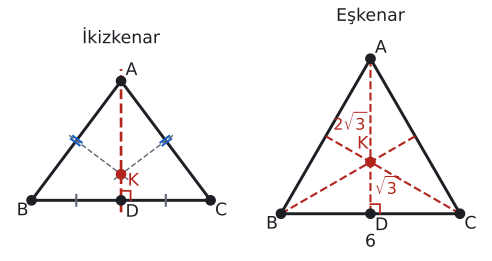

The Python source for this figure:
import sys; sys.path.insert(0, "tools")
from cizim import *

def uz(P, Q): return round(float(np.linalg.norm(np.asarray(P) - np.asarray(Q))), 3)
def ucgen(a, b, c):
    """|BC|=a, |CA|=b, |AB|=c. B orijinde, C x ekseninde."""
    x = (c**2 - b**2 + a**2) / (2 * a)
    return np.array([x, np.sqrt(c**2 - x**2)]), np.array([0.0, 0.0]), np.array([float(a), 0.0])
def ucgen_aci(A_, B_, a=6.0):
    """B ve A köşelerindeki açılar (derece) ve |BC|=a ile üçgen."""
    C_ = 180 - A_ - B_; c = a * np.sin(np.radians(C_)) / np.sin(np.radians(A_))
    return c * np.array([np.cos(np.radians(B_)), np.sin(np.radians(B_))]), np.array([0.0, 0.0]), np.array([a, 0.0])
def cevrel(A, B, C):
    """Kenar orta dikmelerin kesim noktası."""
    M = 2 * np.array([B - A, C - A]); r = np.array([B @ B - A @ A, C @ C - A @ A])
    return np.linalg.solve(M, r)
def kenar(ax, P, Q, metin, G, d=0.45, renk=YAZI, fs=13):
    P, Q = np.asarray(P, float), np.asarray(Q, float); M = (P + Q) / 2
    u = (Q - P) / np.linalg.norm(Q - P); v = np.array([-u[1], u[0]])
    if np.dot(v, M - np.asarray(G)) < 0: v = -v
    ax.text(*(M + d * v), metin, ha="center", va="center", color=renk, fontsize=fs)
def dik(ax, K, P, Q, s=0.3, renk=SOLUK):
    """K köşesinde KP ile KQ arasındaki dik açı işareti."""
    u = (P - K) / np.linalg.norm(P - K) * s; v = (Q - K) / np.linalg.norm(Q - K) * s
    ax.plot(*zip(K + u, K + u + v, K + v), color=renk, lw=1.3)
def aci_olc(K, P, Q):
    u, v = P - K, Q - K
    return round(float(np.degrees(np.arccos(np.dot(u, v) / np.linalg.norm(u) / np.linalg.norm(v)))), 3)
def centik(ax, P, Q, n=1, renk=SOLUK, L=0.18, ara=0.12):
    P, Q = np.asarray(P, float), np.asarray(Q, float)
    u = (Q - P) / np.linalg.norm(Q - P); v = np.array([-u[1], u[0]]); M = (P + Q) / 2
    for k in range(n):
        c = M + (k - (n - 1) / 2) * ara * u
        ax.plot(*zip(c - L * v, c + L * v), color=renk, lw=1.6)
def kesis(P, Q, R, S):
    """PQ doğrusu ile RS doğrusunun kesim noktası."""
    t = np.linalg.solve(np.array([Q - P, R - S]).T, R - P); return P + t[0] * (Q - P)

# Sol: ikizkenar |AB|=|AC|=5, |BC|=6. [BC]'nin kenar orta dikmesi A'dan geçer (yükseklik = kenarortay = açıortay), K bu doğrudadır.
# Sağ: eşkenar, kenar 6. K = G; |KA| = 2√3 ≈ 3,464, |KD| = √3 ≈ 1,732.
fig, eks = plt.subplots(1, 2, figsize=(6.4, 3.6))
ax = eks[0]; ax.set_aspect("equal"); ax.axis("off")
A, B, C = ucgen(6, 5, 5); D = (B + C) / 2; K = cevrel(A, B, C)
print("ikizkenar K", K.round(3), "KA", uz(K, A), "KD", uz(K, D))
ax.plot(*zip(A, B, C, A), color=YAZI)
ax.plot(*zip(D - np.array([0, 0.4]), A + np.array([0, 0.4])), color=KIRMIZI, lw=2, ls="--")
for P, Q in ((A, B), (A, C)):
    M = (P + Q) / 2; u = (K - M) / np.linalg.norm(K - M)
    ax.plot(*zip(M - 0.3 * u, K + 0.3 * u), color=SOLUK, lw=1.1, ls="--")
dik(ax, D, C, A, s=0.32, renk=KIRMIZI)
centik(ax, B, D, 1); centik(ax, D, C, 1); centik(ax, A, B, 2, renk=MAVI); centik(ax, A, C, 2, renk=MAVI)
nokta(ax, *A, "A", dx=0.15, dy=0.2); nokta(ax, *B, "B", dx=-0.5, dy=-0.5); nokta(ax, *C, "C", dx=0.15, dy=-0.5)
nokta(ax, *D, "D", dx=0.15, dy=-0.55); nokta(ax, *K, "K", dx=0.22, dy=-0.38, renk=KIRMIZI)
ax.set_title("İkizkenar", fontsize=13, color=YAZI)
ax.set_xlim(-0.8, 6.8); ax.set_ylim(-1.0, A[1] + 1.0)

ax = eks[1]; ax.set_aspect("equal"); ax.axis("off")
A, B, C = ucgen(6, 6, 6); K = cevrel(A, B, C)
D, E, F = (B + C) / 2, (C + A) / 2, (A + B) / 2
print("eşkenar K", K.round(3), "KA", uz(K, A), "KD", uz(K, D), "AD", uz(A, D))
ax.plot(*zip(A, B, C, A), color=YAZI)
for P, Q in ((A, D), (B, E), (C, F)):
    ax.plot(*zip(P, Q), color=KIRMIZI, lw=1.6, ls="--")
dik(ax, D, C, A, s=0.32, renk=KIRMIZI)
nokta(ax, *A, "A", dx=0.15, dy=0.2); nokta(ax, *B, "B", dx=-0.5, dy=-0.5); nokta(ax, *C, "C", dx=0.15, dy=-0.5)
nokta(ax, *D, "D", dx=0.15, dy=-0.55); nokta(ax, *K, "K", dx=-0.45, dy=0.45, renk=KIRMIZI)
ax.text(2.9, 3.05, r"$2\sqrt{3}$", ha="right", va="center", fontsize=12, color=KIRMIZI)
ax.text(3.15, 0.9, r"$\sqrt{3}$", ha="left", va="center", fontsize=12, color=KIRMIZI)
ax.text(3, -0.95, "6", ha="center", va="center", fontsize=13)
ax.set_title("Eşkenar", fontsize=13, color=YAZI)
ax.set_xlim(-0.8, 6.8); ax.set_ylim(-1.3, A[1] + 1.0)
fig.subplots_adjust(wspace=0.1)
kaydet(fig, __file__)
